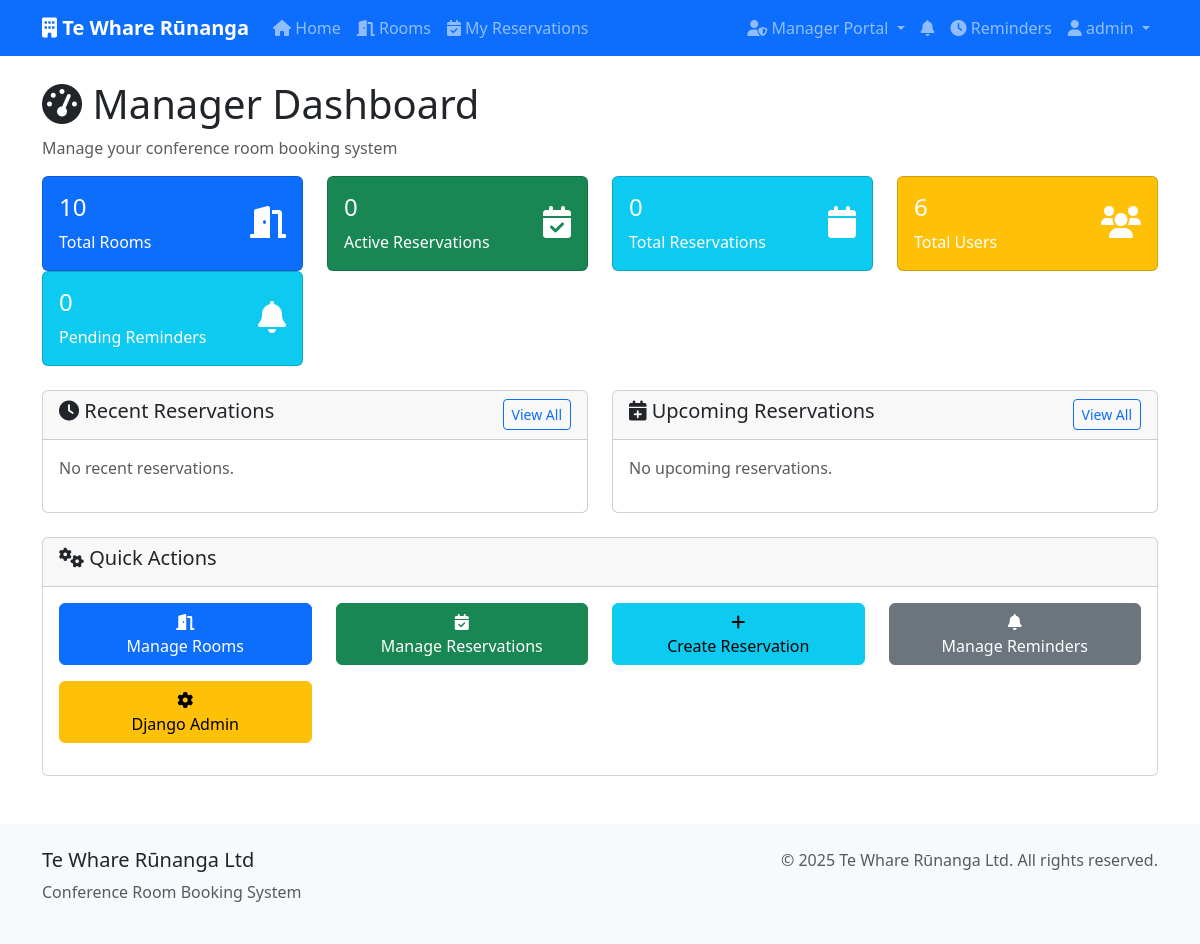
Page /manager/dashboard/ (signed in) on the earlier database version.
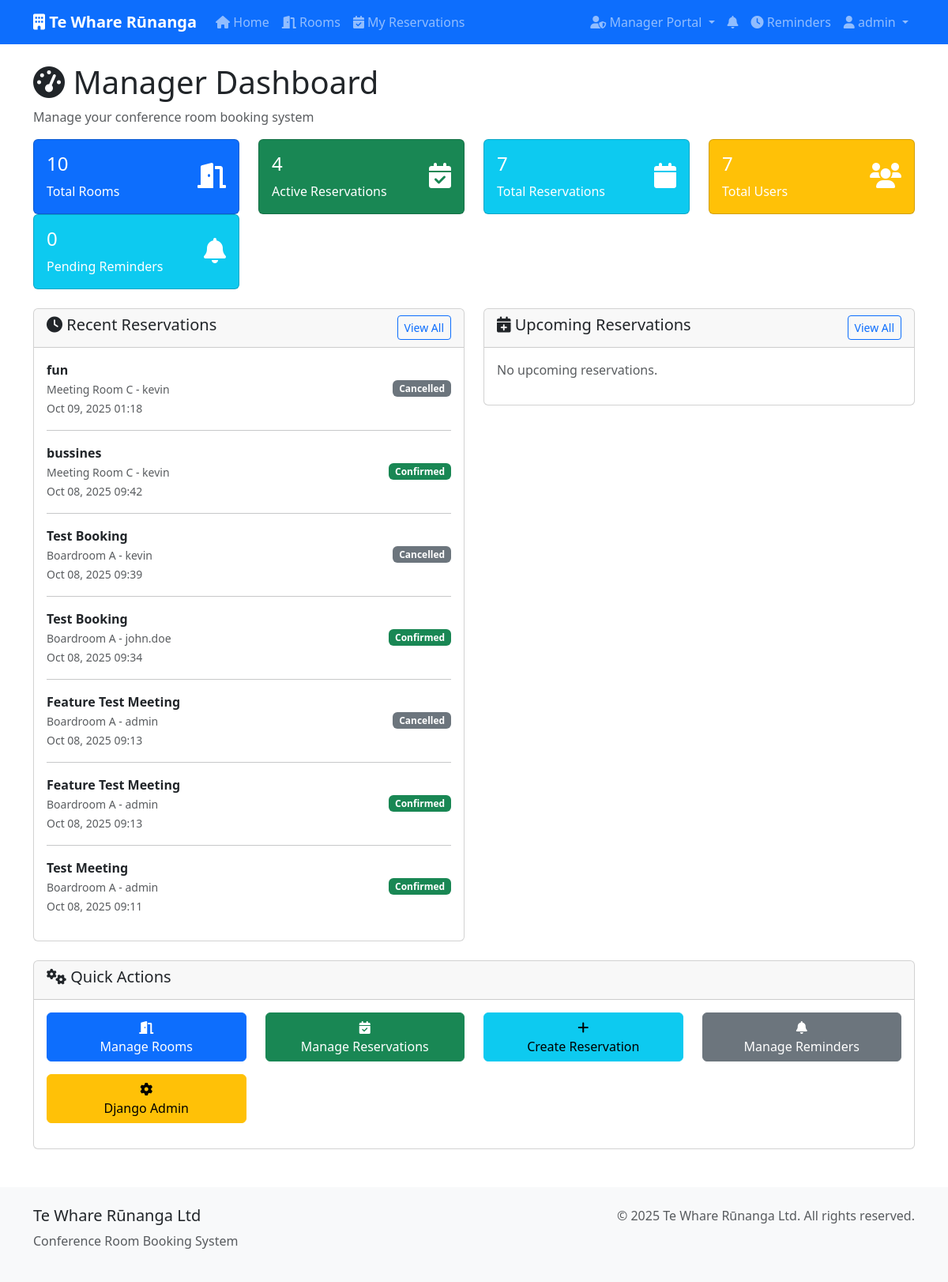
Same page on the later database version.
### bookings/models.py (models this page shows, shortened)
class Reservation(models.Model):
    STATUS_CHOICES = [
        ('pending', 'Pending'),
        ('confirmed', 'Confirmed'),
        ('cancelled', 'Cancelled'),
        ('completed', 'Completed'),
    ]
    room = models.ForeignKey(Room, on_delete=models.CASCADE, related_name='reservations')
    user = models.ForeignKey(User, on_delete=models.CASCADE, related_name='reservations')
    title = models.CharField(max_length=200)
    description = models.TextField(blank=True)
    start_time = models.DateTimeField()
    end_time = models.DateTimeField()
    status = models.CharField(max_length=20, choices=STATUS_CHOICES, default='pending')
    created_at = models.DateTimeField(auto_now_add=True)
    updated_at = models.DateTimeField(auto_now=True)
    created_by_admin = models.BooleanField(default=False)
    class Meta:
        ordering = ['start_time']

class Room(models.Model):
    name = models.CharField(max_length=100, unique=True)
    capacity = models.PositiveIntegerField()
    description = models.TextField(blank=True)
    location = models.CharField(max_length=200)
    amenities = models.TextField(blank=True)
    is_active = models.BooleanField(default=True)
    created_at = models.DateTimeField(auto_now_add=True)
    updated_at = models.DateTimeField(auto_now=True)
    class Meta:
        ordering = ['name']

### bookings/views.py (the view)
# urls.py: path('manager/dashboard/', views.admin_dashboard, name='admin_dashboard'),
@login_required
def admin_dashboard(request):
    if not hasattr(request.user, 'profile') or not request.user.profile.is_admin:
        messages.error(request, 'Access denied. Admin privileges required.')
        return redirect('home')
    total_rooms = Room.objects.filter(is_active=True).count()
    total_reservations = Reservation.objects.count()
    active_reservations = Reservation.objects.filter(status='confirmed').count()
    total_users = User.objects.count()
    total_reminders = Reminder.objects.filter(is_sent=False).count()
    recent_reservations = Reservation.objects.order_by('-created_at')[:10]
    upcoming_reservations = Reservation.objects.filter(
        start_time__gte=timezone.now(),
        status='confirmed'
    ).order_by('start_time')[:10]
    context = {
        'total_rooms': total_rooms,
        'total_reservations': total_reservations,
        'active_reservations': active_reservations,
        'total_users': total_users,
        'total_reminders': total_reminders,
        'recent_reservations': recent_reservations,
        'upcoming_reservations': upcoming_reservations,
    }
    return render(request, 'bookings/admin_dashboard.html', context)

### bookings/context_processors.py (called while the page is built)
def notification_count(request):
    if request.user.is_authenticated:
        unread_count = Notification.objects.filter(
            user=request.user,
            is_read=False
        ).count()
        return {'unread_notifications_count': unread_count}
    return {'unread_notifications_count': 0}

### templates/bookings/admin_dashboard.html (shortened to what the changed rows need)
{% extends 'bookings/base.html' %}
{% block content %}
<div class="row">
    <div class="col-12">
        <h1><i class="fas fa-tachometer-alt"></i> Manager Dashboard</h1>
    </div>
</div>
<div class="row mb-4">
    <div class="col-md-3">
        <div class="card bg-success text-white">
            <div class="card-body">
                <div class="d-flex justify-content-between">
                    <div>
                        <h4>{{ active_reservations }}</h4>
                        <p class="mb-0">Active Reservations</p>
                    </div>
                </div>
            </div>
        </div>
    </div>
    <div class="col-md-3">
        <div class="card bg-info text-white">
            <div class="card-body">
                <div class="d-flex justify-content-between">
                    <div>
                        <h4>{{ total_reservations }}</h4>
                        <p class="mb-0">Total Reservations</p>
                    </div>
                </div>
            </div>
        </div>
    </div>
    <div class="col-md-3">
        <div class="card bg-warning text-white">
            <div class="card-body">
                <div class="d-flex justify-content-between">
                    <div>
                        <h4>{{ total_users }}</h4>
                        <p class="mb-0">Total Users</p>
                    </div>
                </div>
            </div>
        </div>
    </div>
</div>
<div class="row">
    <div class="col-md-6">
        <div class="card">
            <div class="card-body">
                {% if recent_reservations %}
                    {% for reservation in recent_reservations %}
                    <div class="d-flex justify-content-between align-items-center mb-3">
                        <div>
                            <strong>{{ reservation.title }}</strong><br>
                            <small class="text-muted">
                                {{ reservation.room.name }} - {{ reservation.user.username }}
                            </small><br>
                            <small class="text-muted">
                                {{ reservation.created_at|date:"M d, Y H:i" }}
                            </small>
                        </div>
                        <span class="badge bg-{% if reservation.status == 'confirmed' %}success{% elif reservation.status == 'pending' %}warning{% else %}secondary{% endif %}">
                            {{ reservation.get_status_display }}
                        </span>
                    </div>
                    {% if not forloop.last %}<hr>{% endif %}
                    {% endfor %}
                {% else %}
                    <p class="text-muted">No recent reservations.</p>
                {% endif %}
            </div>
        </div>
    </div>
</div>
{% endblock %}

Differences in the rows shown:
added Reservation: title "fun", room.name "Meeting Room C", user.username "kevin", created_at "Oct 09, 2025 01:18", status "Cancelled"
added Reservation: title "bussines", room.name "Meeting Room C", user.username "kevin", created_at "Oct 08, 2025 09:42", status "Confirmed"
added Reservation: title "Test Booking", room.name "Boardroom A", user.username "kevin", created_at "Oct 08, 2025 09:39", status "Cancelled"
added Reservation: title "Test Booking", room.name "Boardroom A", user.username "john.doe", created_at "Oct 08, 2025 09:34", status "Confirmed"
added Reservation: title "Feature Test Meeting", room.name "Boardroom A", user.username "admin", created_at "Oct 08, 2025 09:13", status "Cancelled"
added Reservation: title "Feature Test Meeting", room.name "Boardroom A", user.username "admin", created_at "Oct 08, 2025 09:13", status "Confirmed"
added Reservation: title "Test Meeting", room.name "Boardroom A", user.username "admin", created_at "Oct 08, 2025 09:11", status "Confirmed"
Other differences:
{{ active_reservations }}: "0" → "4"
{{ total_reservations }}: "0" → "7"
{{ total_users }}: "6" → "7"
text no longer shown: "No recent reservations."
